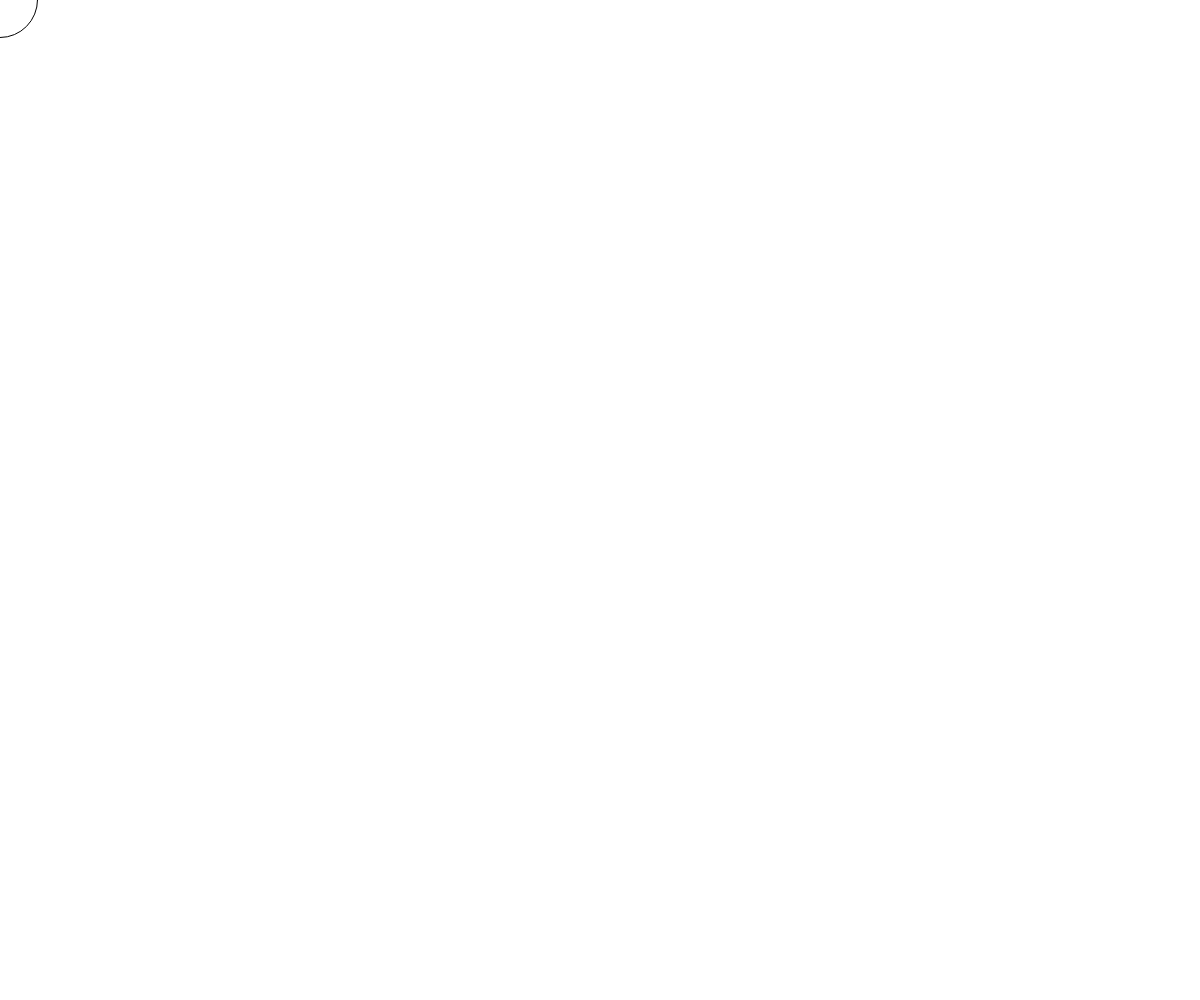
Frame 1 (no input)
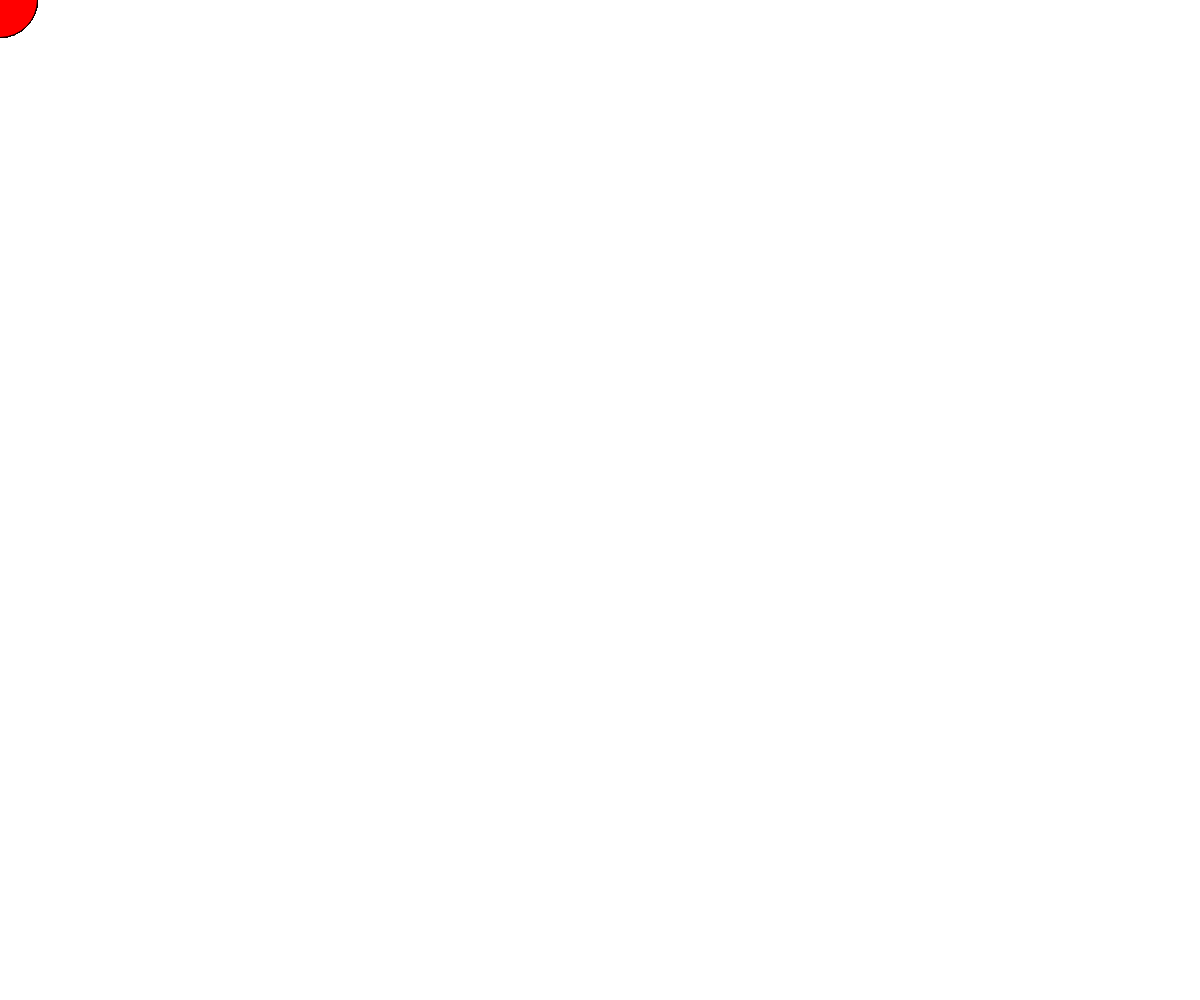
Frame 60 (no input)
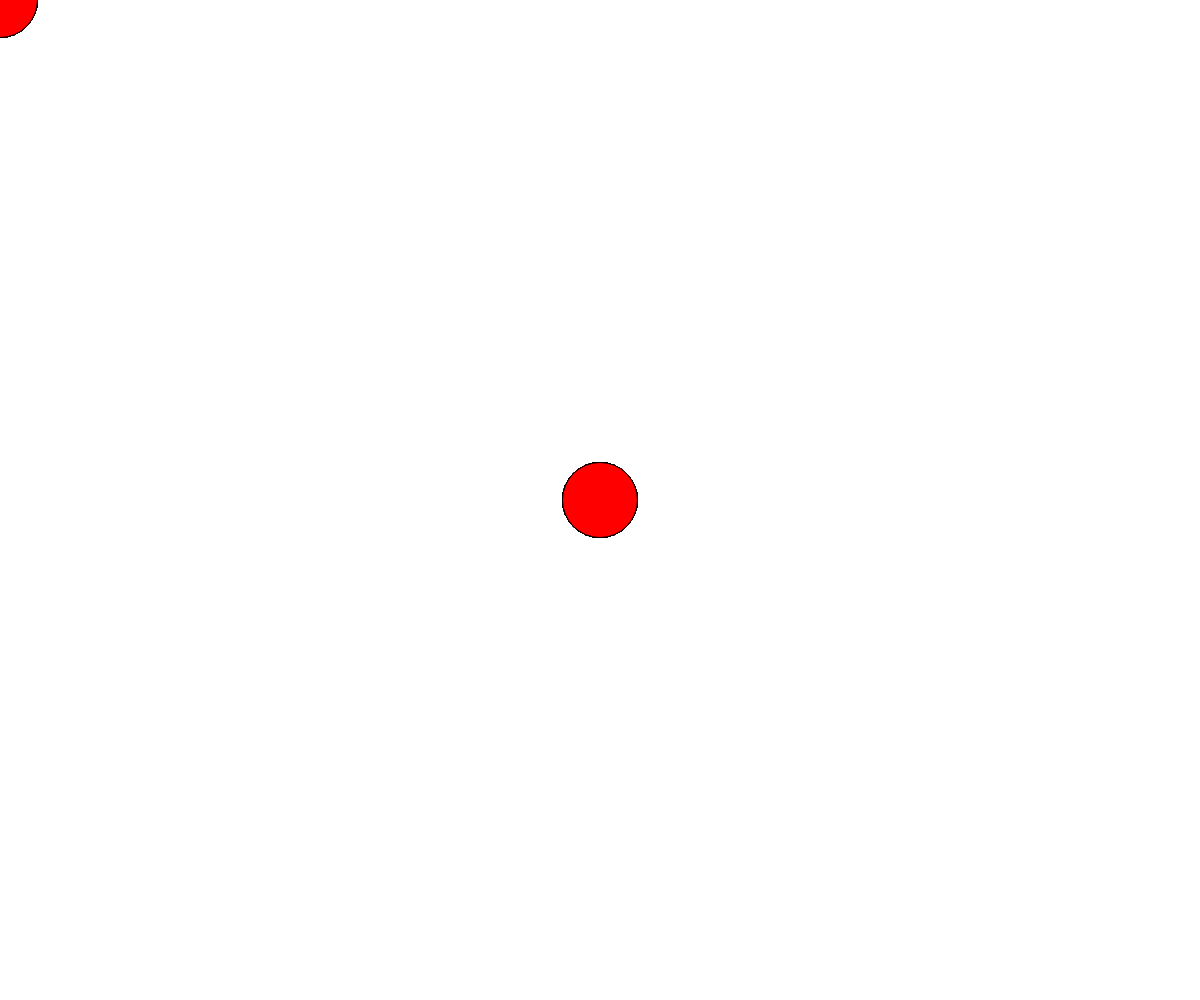
Frame 120 (the mouse pressed at the canvas centre since frame 60)

The p5.js sketch that drew these frames (run headless with seeded random() and noise() and a simulated clock; from frame 60 on, the mouse is pressed at the canvas centre):

// p5.js sketch
// ── sketch.js
function setup() {
  createCanvas( windowWidth , windowHeight );
}

function draw() {
  ellipse( mouseX , mouseY , 75 , 75 );
  fill( 0 , 0 , 255 );
}

function draw() {
  ellipse( mouseX , mouseY , 75 , 75 );
  fill( 255 , 0 , 0 );
}
